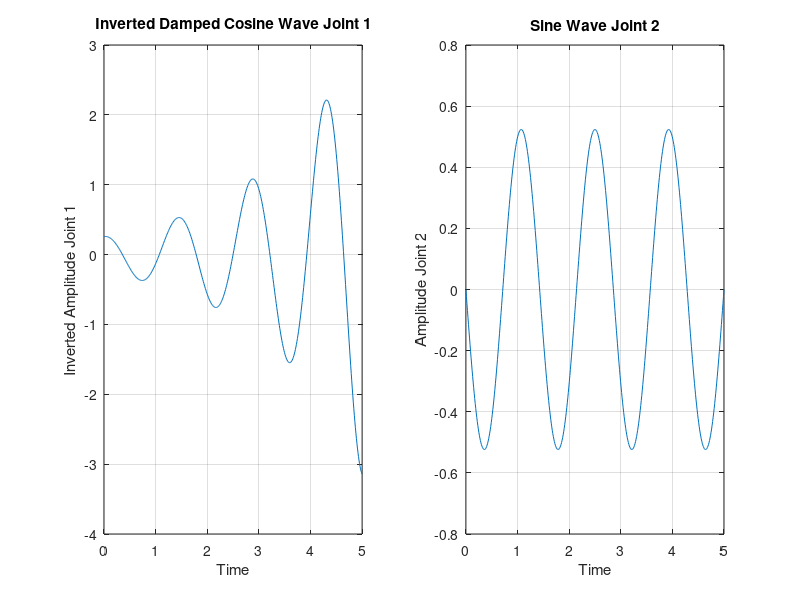

The MATLAB script that drew this image:
%% SYSTEM POSITION TRAJECTORY GENERATION
% This code generates a csv file 'inverted_damped_cosine_wave' that has
% columns for joint 1 positions, joint 2 positions and timesteps. 
% The remainder of trajectory is calculated through running the traj5.m
% file. 

%% trajectory_data_10

%% trajectory_data_09
% % Parameters
% lambda1 = 4;            % Adjust decay
% omega1 = pi/2;         % Adjust number of oscillationsc
% phi1 = pi;          
% 
% lambda2 = 0;            % Adjust decay
% omega2 = pi/2;         % Adjust number of oscillations
% phi2 = pi;
% % Time array
% t = linspace(0, 1, 500)';
% 
% % Function
% y1 = pi * exp(-lambda1 * t) .* cos(omega1 * t + phi1);
% y2 = 0*pi/8* sin(omega2 * t + phi2);

% trajectory_data_08
%Parameters
lambda1 = 0.5;            % Adjust decay
omega1 = 7*pi/5;         % Adjust number of oscillationsc
phi1 = pi;          

lambda2 = 3;            % Adjust decay
omega2 = 7*pi/5;         % Adjust number of oscillations
phi2 = pi;
% Time array
t = linspace(0, 5,500)';

% Function
y1 = pi * exp(-lambda1 * t) .* cos(omega1 * t + phi1);
y2 = pi/6* sin(omega2 * t + phi2);

%% SECTION 2
% Invert y values
y1_inverted = flipud(y1);

% Create a matrix with time and inverted y values
data = [t, y1_inverted, y2];

% Write the matrix to a CSV file
csvwrite('inverted_damped_cosine_wave.csv', data);

% Plot
figure
subplot(1,2,1)
plot(t, y1_inverted)
xlabel('Time')
ylabel('Inverted Amplitude Joint 1')
title('Inverted Damped Cosine Wave Joint 1')
grid on;

% Plot
subplot(1,2,2)
plot(t, y2)
xlabel('Time')
ylabel('Amplitude Joint 2')
title('Sine Wave Joint 2')
grid on;
